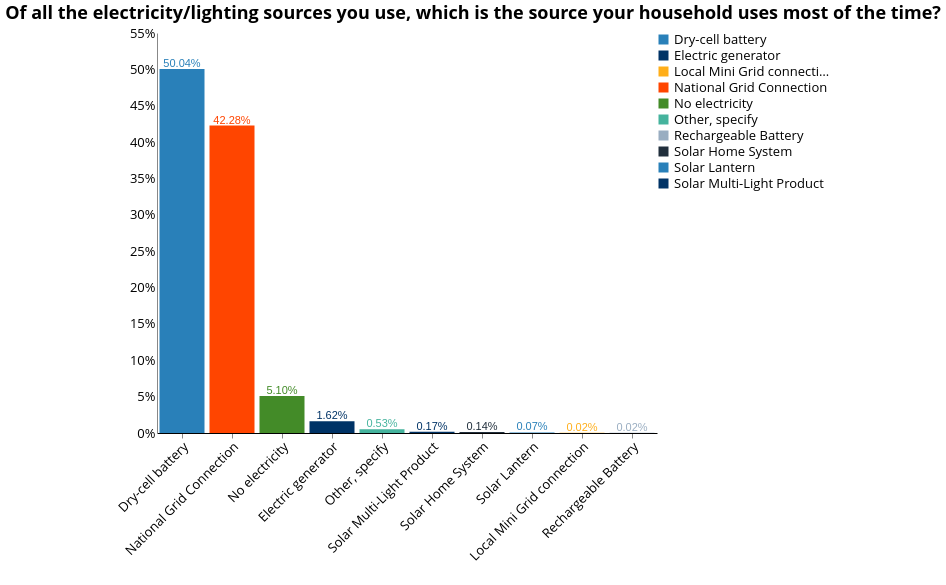

Specify this chart in Vega-Lite:
### Vega-Lite specification from a JSON file in a GitHub repository (floating-point values rounded to 4 significant figures; data arrays with more than 128 entries replaced by an {"elided": "..."} marker saying what was removed)
{"width": 800, "height": 400, "config": {"title": {"fontSize": 18, "font": "Open Sans", "anchor": "center", "fontColor": "#000000"}, "axisX": {"domain": true, "domainColor": "#000000", "grid": false, "labelFont": "Open Sans", "labelFontSize": 13, "titleFont": "Open Sans", "titleFontSize": 13, "titleFontWeight": "normal", "title": "X Axis Title (units)", "labelAngle": -45}, "axisY": {"domain": true, "grid": false, "gridColor": "#DEDDDD", "gridWidth": 1, "labelFont": "Open Sans", "labelFontSize": 13, "labelAngle": 0, "ticks": false, "titleFont": "Open Sans", "titleFontSize": 13, "titleFontWeight": "normal", "titlePadding": 10, "title": "Y Axis Title (units)"}, "range": {"category": ["#2980B9", "#003366", "#FFAE19", "#FF4500", "#438B28", "#45B39D", "#99ADC1", "#212F3C"]}, "legend": {"labelFont": "Open Sans", "labelFontSize": 13, "symbolType": "square", "symbolSize": 100, "titleFont": "Open Sans", "titleFontSize": 13, "titleFontWeight": "normal", "title": "Legend", "orient": "right", "offset": 0}, "tooltip": {"font": "Open Sans"}, "view": {"stroke": "transparent", "text": {"font": "Open Sans", "color": ["#2980B9", "#003366", "#FFAE19", "#FF4500", "#438B28", "#45B39D", "#99ADC1", "#212F3C"], "fontSize": 13, "align": "right", "fontWeight": 400, "size": 13}, "bar": {"size": 40, "binSpacing": 1, "continuousBandSize": 30, "discreteBandSize": 30, "fill": ["#2980B9", "#003366", "#FFAE19", "#FF4500", "#438B28", "#45B39D", "#99ADC1", "#212F3C"], "stroke": false}}}, "layer": [{"mark": "bar", "encoding": {"color": {"type": "nominal", "field": "c182"}, "tooltip": {"type": "nominal", "field": "c182"}, "x": {"type": "nominal", "axis": {"title": " "}, "field": "c182", "sort": {"field": "c182", "op": "count", "order": "descending"}}, "y": {"type": "quantitative", "aggregate": "sum", "axis": {"format": "%", "title": ""}, "field": "pct"}}, "height": 400, "selection": {"selector018": {"type": "single", "fields": ["i19a"], "bind": {"input": "select", "options": [null, "Wood purchased", "Wood collected", "Crop Residue/Plant Biomass", "Kerosene", "Charcoal", "LPG/cooking gas", "Electric", "Charcoal Briquettes", "Garbage", "Piped Natural Gas", "Coal Briquette", "Biomass Briquette", "Other, specify", "Coal/lignite"], "labels": ["All Tiers", "Wood purchased", "Wood collected", "Crop Residue/Plant Biomass", "Kerosene", "Charcoal", "LPG/cooking gas", "Electric", "Charcoal Briquettes", "Garbage", "Piped Natural Gas", "Coal Briquette", "Biomass Briquette", "Other", "Coal/lignite"], "name": "Primary Source of Cooking Fuel  "}}, "selector016": {"type": "single", "fields": ["locality"], "bind": {"input": "select", "options": [null, 0, 1], "labels": ["National", "Urban", "Rural"], "name": "Locality Breakdown  "}}, "selector017": {"type": "single", "fields": ["elc_aggr_tier"], "bind": {"input": "select", "options": [null, "Tier 0", "Tier 1", "Tier 2", "Tier 3", "Tier 4", "Tier 5"], "labels": ["All Tiers", "Tier 0", "Tier 1", "Tier 2", "Tier 3", "Tier 4", "Tier 5"], "name": "Tiers  "}}}, "transform": [{"joinaggregate": [{"op": "count", "field": "*", "as": "total"}]}, {"calculate": "1 / datum.total", "as": "pct"}], "width": 500}, {"mark": {"type": "text", "align": "center", "baseline": "bottom"}, "encoding": {"color": {"type": "nominal", "field": "c182"}, "text": {"type": "quantitative", "aggregate": "sum", "field": "pct", "format": ".2%"}, "tooltip": {"type": "nominal", "field": "c182"}, "x": {"type": "nominal", "axis": {"title": " "}, "field": "c182", "sort": {"field": "c182", "op": "count", "order": "descending"}}, "y": {"type": "quantitative", "aggregate": "sum", "axis": {"format": "%", "title": ""}, "field": "pct"}}, "height": 400, "transform": [{"joinaggregate": [{"op": "count", "field": "*", "as": "total"}]}, {"calculate": "1 / datum.total", "as": "pct"}], "width": 500}], "data": {"name": "data-3be329d7d66e88649451f71f3953c294"}, "title": {"text": ["Of all the electricity/lighting sources you use, which is the source your household uses most of the time?"], "color": "black", "subtitleColor": "black"}, "transform": [{"filter": {"selection": "selector018"}}, {"filter": {"selection": "selector016"}}, {"filter": {"selection": "selector017"}}], "$schema": "https://vega.github.io/schema/vega-lite/v4.8.1.json", "datasets": {"data-3be329d7d66e88649451f71f3953c294": {"elided": "4139 records"}}}
